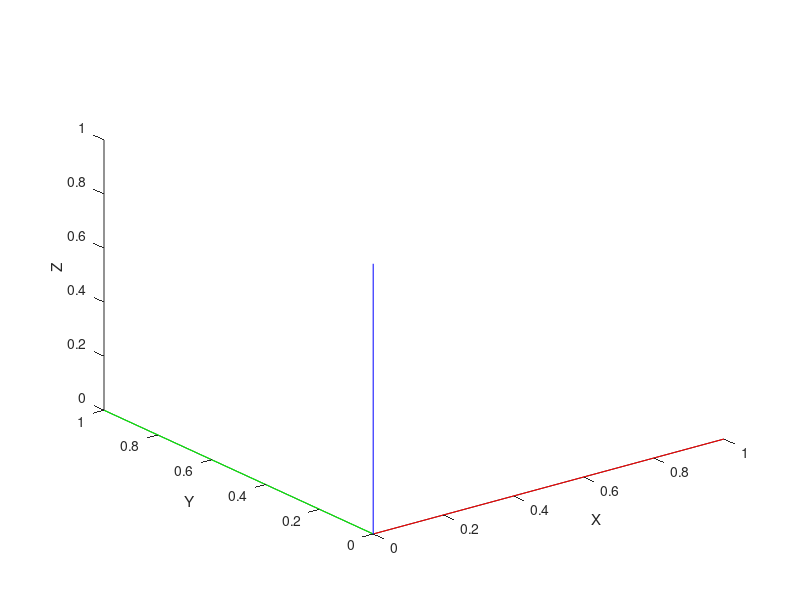

Here is the MATLAB script that generated this plot: (Note: this script raises an error after producing the figure.)
clc; close all; clear;

% Erstellen der Vektoren
O0 = transpose([0 0 0]);
% Vektor in X-Richtung
A0 = transpose([1 0 0]);
% Vektor in Y-Richtung
B0 = transpose([0 1 0]);
% Vektor in Z-Richtung
C0 = transpose([0 0 1]);
Frame0 = [A0 B0 C0];

% Plotten des Origin Frames
% Plot 3 zeichnet Vektor von dem Start zu Endpunkt
    % X-Vektor/Axe
    plot3([O0(1) A0(1)], [O0(1) A0(2)], [O0(1) A0(3)], "red");
    xlabel("X")
    ylabel("Y")
    zlabel("Z")
    hold on;
    % Y-Vektor/Axe
    plot3([O0(1) B0(1)], [O0(1) B0(2)], [O0(1) B0(3)], "green");
    % Z-Vektor/Axe
    plot3([O0(1) C0(1)], [O0(1) C0(2)], [O0(1) C0(3)], "blue");

% Rotations Winkel der Frames 
    alpha = [-89 -89 91];
    beta = [-175 -175 -5];
    gamma = [90 90 10];

    nFrames = length(alpha);
% Rotationsmatrix   
    R_ges = cell(1,nFrames);
    for i = 1:nFrames
        % Erstellen der Matrix mit Rotation und Origin
        % Order because premultiply matrices are requiered
        R_ges{i}=  rotm2tform(Z_Rotation(gamma(i)) * Y_Rotation(beta(i)) * X_Rotation(alpha(i)));
    end

    % Rotationsmatrix, die Origin enthält
     R_ges1 = R_ges{1};
  

     % Translationen
O0O1 = transpose([-0.78 0.15 0.21]);
O0O2 = transpose([-0.78 -0.05 0.21]);
O0O3 = transpose([-0.55 -0.2 .21]);
TranslationVectors = [O0O1 O0O2 O0O3];
  
% Frames Zeichnen 
Frames = drawFrame(TranslationVectors, R_ges); 


%% Spatial Transformations between Frames %%%%%%%%%%%%%%%%%%%%%%%%
Frame01 =Frames{1};
T01 = Frames{1};
 
%T21 = inv(Frames{2}) * Frames{1};
T21 = Frames{2} \ Frames{1}; 
%T32 = inv(Frames{3})  * Frames{2};
T32 = (Frames{3})  \ Frames{2}; % Faster then calculate with the inverse
T20 = inv(Frames{2});


Transforms = {T21, T32, T20};
labels     = {'T21', 'T32', 'T20'};

for i = 1:length(Transforms)
    T = Transforms{i};
    fprintf('\n--- %s ---\n', labels{i});
    for row = 1:4
        fprintf(sprintf('%8.4f  %8.4f  %8.4f  %8.4f\n', ...
            T(row,1), T(row,2), T(row,3), T(row,4)));
    end
end

%% Transformation of Point Coordinates
P3 = transpose([1 0 0 1]);
P2 = transpose([-1 0 -1 1]);
 
Frame0 = rotm2tform(Frame0);
Frame3 = Frames{3};

% P3
P3F0 = Frames{3} * P3
plot3(P3F0(1), P3F0(2), P3F0(3), 'co', LineWidth=2)
text(P3F0(1), P3F0(2), P3F0(3), '   P3');
% P2
P2F0 = Frames{2} * P2
plot3(P2F0(1), P2F0(2), P2F0(3), 'co', LineWidth= 2)
text(P2F0(1), P2F0(2), P2F0(3), '   P2');

 
%% Functions
function Frames = drawFrame(O, R)

    % Translation in Homogene Matrix
    T = cell(1,size(O, 2));
    for i=1: size(O, 2)
        T{i} = trvec2tform(transpose(O(:,i)));
    end
    % Erstellen der Frames
    Frames = cell(1,length(T));
    for i=1:length(T)
    Frames{i} =  T{i} * R{i};
    end
    
    % Frames
    for i = 1:length(Frames)
        Frame = Frames{i};
        % Beim Plotten darauf achten, dass die Frames die Verschiebung des
        % Vektors zurückgeben, nicht die absolute Position. Daher muss der Origin des neuen Frames noch draufgerechnet werden !
        % X-Achse
        plot3( [Frame(1,4) Frame(1,4)+Frame(1,1)], [Frame(2,4) Frame(2,4)+Frame(2,1)], [Frame(3,4) Frame(3,4)+Frame(3,1)], 'r')
        % Y-Achse
        plot3( [Frame(1,4) Frame(1,4)+Frame(1,2)], [Frame(2,4) Frame(2,4)+Frame(2,2)], [Frame(3,4), Frame(3,4)+Frame(3,2)], 'g')
        % Z-Achse 
        plot3( [Frame(1,4) Frame(1,4)+Frame(1,3)], [Frame(2,4) Frame(2,4)+Frame(2,3)], [Frame(3,4) Frame(3,4)+Frame(3,3)], 'b')
        text(Frame(1,4), Frame(2,4), Frame(3,4), sprintf(' F_%d', i), 'FontWeight', 'bold');
    
        % xVektor = (Frame(1:3,1))
        % yVektor = (Frame(1:3,2))
        % zVektor = (Frame(1:3,3))
        % 
        % lenghts = [norm(xVektor) norm(yVektor) norm(zVektor)]
        % orth = [dot(xVektor,yVektor) dot(xVektor,zVektor) dot(zVektor,yVektor)]
    
        
    end
    
    
    % Wichtig für die korrekte Anzeige der Proportionen
    axis equal; 
    grid on;
    view(3);
end





function [Rx] = X_Rotation(alpha)
    
    Rx = [1,          0,                      0;
              0,     cosd(alpha), -sind(alpha) ;
              0,     sind(alpha),  cosd(alpha)];
%    Rx = rotm2tform(Rx);
end

function [Ry] = Y_Rotation(beta)
    
    Ry = [cosd(beta),  0,  sind(beta);
                   0,      1,       0;
             -sind(beta),  0,  cosd(beta)];
%    Ry = rotm2tform(Ry);
end


function [Rz] = Z_Rotation(gamma)
    Rz = [cosd(gamma), -sind(gamma),  0;
              sind(gamma),  cosd(gamma),  0;
                   0,            0,       1];
%    Rz = rotm2tform(Rz);
end
